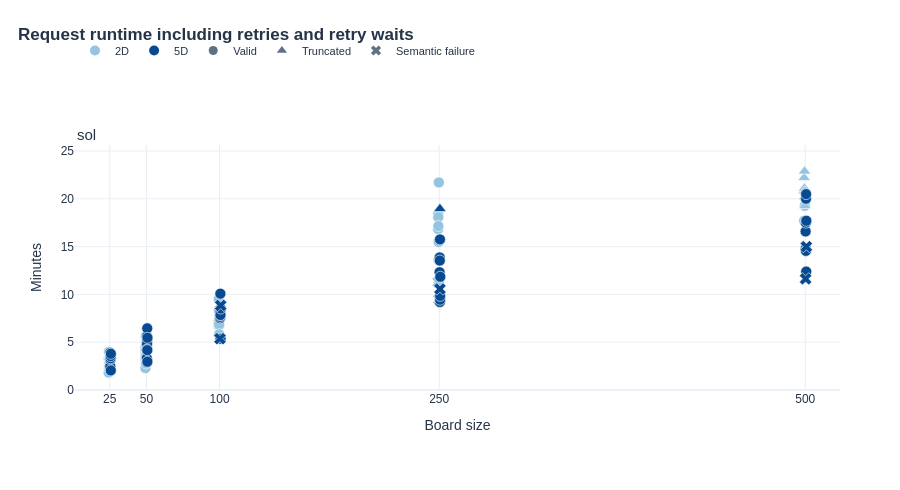

This figure's notebook cell:
### Markdown cell above
## Runtime

One full-width row per model, with actual board-size spacing. Duration is in minutes and includes recorded retries and retry waits. The blue gradient identifies dimension and marker shape identifies outcome. Missing durations are omitted.

### Code cell
view.show_all(figures.plot_runtime(aggregate))

### Figure 1 — Plotly figure (JSON) as saved in the notebook; plotly's stock layout.template omitted (floating-point values rounded to 4 significant figures)
{"data": [{"hovertemplate": "%{hovertext}<extra></extra>", "hovertext": ["sol<br>Case: final.d2.b025.r00<br>2D · board 25 · round 0<br>Outcome: Valid<br>Stored failure: —<br>Finish reason: stop<br>Violated checks: —<br>valid<br>Request runtime including retries and retry waits: 1.83<br>Valid score: 13.0 · optimum: 13.0<br>Configured completion budget: 60000.0", "sol<br>Case: final.d2.b025.r01<br>2D · board 25 · round 1<br>Outcome: Valid<br>Stored failure: —<br>Finish reason: stop<br>Violated checks: —<br>valid<br>Request runtime including retries and retry waits: 3.24<br>Valid score: 13.0 · optimum: 13.0<br>Configured completion budget: 60000.0", "sol<br>Case: final.d2.b025.r02<br>2D · board 25 · round 2<br>Outcome: Valid<br>Stored failure: —<br>Finish reason: stop<br>Violated checks: —<br>valid<br>Request runtime including retries and retry waits: 3.28<br>Valid score: 10.0 · optimum: 10.0<br>Configured completion budget: 60000.0", "sol<br>Case: final.d2.b025.r03<br>2D · board 25 · round 3<br>Outcome: Valid<br>Stored failure: —<br>Finish reason: stop<br>Violated checks: —<br>valid<br>Request runtime including retries and retry waits: 3.98<br>Valid score: 12.0 · optimum: 12.0<br>Configured completion budget: 60000.0", "sol<br>Case: final.d2.b025.r04<br>2D · board 25 · round 4<br>Outcome: Valid<br>Stored failure: —<br>Finish reason: stop<br>Violated checks: —<br>valid<br>Request runtime including retries and retry waits: 2.36<br>Valid score: 8.0 · optimum: 8.0<br>Configured completion budget: 60000.0", "sol<br>Case: final.d2.b025.r05<br>2D · board 25 · round 5<br>Outcome: Valid<br>Stored failure: —<br>Finish reason: stop<br>Violated checks: —<br>valid<br>Request runtime including retries and retry waits: 2.25<br>Valid score: 13.0 · optimum: 13.0<br>Configured completion budget: 60000.0", "sol<br>Case: final.d2.b025.r06<br>2D · board 25 · round 6<br>Outcome: Valid<br>Stored failure: —<br>Finish reason: stop<br>Violated checks: —<br>valid<br>Request runtime including retries and retry waits: 2.74<br>Valid score: 11.0 · optimum: 11.0<br>Configured completion budget: 60000.0", "sol<br>Case: final.d2.b025.r07<br>2D · board 25 · round 7<br>Outcome: Valid<br>Stored failure: —<br>Finish reason: stop<br>Violated checks: —<br>valid<br>Request runtime including retries and retry waits: 2.71<br>Valid score: 13.0 · optimum: 13.0<br>Configured completion budget: 60000.0", "sol<br>Case: final.d2.b025.r08<br>2D · board 25 · round 8<br>Outcome: Valid<br>Stored failure: —<br>Finish reason: stop<br>Violated checks: —<br>valid<br>Request runtime including retries and retry waits: 2.63<br>Valid score: 12.0 · optimum: 12.0<br>Configured completion budget: 60000.0", "sol<br>Case: final.d2.b025.r09<br>2D · board 25 · round 9<br>Outcome: Valid<br>Stored failure: —<br>Finish reason: stop<br>Violated checks: —<br>valid<br>Request runtime including retries and retry waits: 2.43<br>Valid score: 8.0 · optimum: 8.0<br>Configured completion budget: 60000.0", "sol<br>Case: final.d2.b050.r00<br>2D · board 50 · round 0<br>Outcome: Valid<br>Stored failure: —<br>Finish reason: stop<br>Violated checks: —<br>valid<br>Request runtime including retries and retry waits: 3.29<br>Valid score: 10.0 · optimum: 10.0<br>Configured completion budget: 60000.0", "sol<br>Case: final.d2.b050.r01<br>2D · board 50 · round 1<br>Outcome: Valid<br>Stored failure: —<br>Finish reason: stop<br>Violated checks: —<br>valid<br>Request runtime including retries and retry waits: 4.46<br>Valid score: 10.0 · optimum: 10.0<br>Configured completion budget: 60000.0", "sol<br>Case: final.d2.b050.r02<br>2D · board 50 · round 2<br>Outcome: Valid<br>Stored failure: —<br>Finish reason: stop<br>Violated checks: —<br>valid<br>Request runtime including retries and retry waits: 2.29<br>Valid score: 26.0 · optimum: 26.0<br>Configured completion budget: 60000.0", "sol<br>Case: final.d2.b050.r03<br>2D · board 50 · round 3<br>Outcome: Valid<br>Stored failure: —<br>Finish reason: stop<br>Violated checks: —<br>valid<br>Request runtime including retries and retry waits: 3.88<br>Valid score: 15.0 · optimum: 15.0<br>Configured completion budget: 60000.0", "sol<br>Case: final.d2.b050.r04<br>2D · board 50 · round 4<br>Outcome: Valid<br>Stored failure: —<br>Finish reason: stop<br>Violated checks: —<br>valid<br>Request runtime including retries and retry waits: 4.22<br>Valid score: 11.0 · optimum: 11.0<br>Configured completion budget: 60000.0", "sol<br>Case: final.d2.b050.r05<br>2D · board 50 · round 5<br>Outcome: Valid<br>Stored failure: —<br>Finish reason: stop<br>Violated checks: —<br>valid<br>Request runtime including retries and retry waits: 3.54<br>Valid score: 17.0 · optimum: 17.0<br>Configured completion budget: 60000.0", "sol<br>Case: final.d2.b050.r06<br>2D · board 50 · round 6<br>Outcome: Valid<br>Stored failure: —<br>Finish reason: stop<br>Violated checks: —<br>valid<br>Request runtime including retries and retry waits: 3.45<br>Valid score: 26.0 · optimum: 26.0<br>Configured completion budget: 60000.0", "sol<br>Case: final.d2.b050.r07<br>2D · board 50 · round 7<br>Outcome: Valid<br>Stored failure: —<br>Finish reason: stop<br>Violated checks: —<br>valid<br>Request runtime including retries and retry waits: 5.60<br>Valid score: 17.0 · optimum: 17.0<br>Configured completion budget: 60000.0", "sol<br>Case: final.d2.b050.r08<br>2D · board 50 · round 8<br>Outcome: Valid<br>Stored failure: —<br>Finish reason: stop<br>Violated checks: —<br>valid<br>Request runtime including retries and retry waits: 2.91<br>Valid score: 15.0 · optimum: 15.0<br>Configured completion budget: 60000.0", "sol<br>Case: final.d2.b050.r09<br>2D · board 50 · round 9<br>Outcome: Valid<br>Stored failure: —<br>Finish reason: stop<br>Violated checks: —<br>valid<br>Request runtime including retries and retry waits: 2.77<br>Valid score: 20.0 · optimum: 20.0<br>Configured completion budget: 60000.0", "sol<br>Case: final.d2.b100.r00<br>2D · board 100 · round 0<br>Outcome: Valid<br>Stored failure: —<br>Finish reason: stop<br>Violated checks: —<br>valid<br>Request runtime including retries and retry waits: 7.14<br>Valid score: 14.0 · optimum: 14.0<br>Configured completion budget: 60000.0", "sol<br>Case: final.d2.b100.r01<br>2D · board 100 · round 1<br>Outcome: Valid<br>Stored failure: —<br>Finish reason: stop<br>Violated checks: —<br>valid<br>Request runtime including retries and retry waits: 6.97<br>Valid score: 10.0 · optimum: 10.0<br>Configured completion budget: 60000.0", "sol<br>Case: final.d2.b100.r02<br>2D · board 100 · round 2<br>Outcome: Valid<br>Stored failure: —<br>Finish reason: stop<br>Violated checks: —<br>valid<br>Request runtime including retries and retry waits: 6.68<br>Valid score: 14.0 · optimum: 14.0<br>Configured completion budget: 60000.0", "sol<br>Case: final.d2.b100.r03<br>2D · board 100 · round 3<br>Outcome: Valid<br>Stored failure: —<br>Finish reason: stop<br>Violated checks: —<br>valid<br>Request runtime including retries and retry waits: 8.36<br>Valid score: 13.0 · optimum: 13.0<br>Configured completion budget: 60000.0", "sol<br>Case: final.d2.b100.r04<br>2D · board 100 · round 4<br>Outcome: Valid<br>Stored failure: —<br>Finish reason: stop<br>Violated checks: —<br>valid<br>Request runtime including retries and retry waits: 9.51<br>Valid score: 16.0 · optimum: 16.0<br>Configured completion budget: 60000.0", "sol<br>Case: final.d2.b100.r05<br>2D · board 100 · round 5<br>Outcome: Valid<br>Stored failure: —<br>Finish reason: stop<br>Violated checks: —<br>valid<br>Request runtime including retries and retry waits: 5.66<br>Valid score: 13.0 · optimum: 13.0<br>Configured completion budget: 60000.0", "sol<br>Case: final.d2.b100.r06<br>2D · board 100 · round 6<br>Outcome: Valid<br>Stored failure: —<br>Finish reason: stop<br>Violated checks: —<br>valid<br>Request runtime including retries and retry waits: 6.71<br>Valid score: 11.0 · optimum: 11.0<br>Configured completion budget: 60000.0", "sol<br>Case: final.d2.b100.r07<br>2D · board 100 · round 7<br>Outcome: Valid<br>Stored failure: —<br>Finish reason: stop<br>Violated checks: —<br>valid<br>Request runtime including retries and retry waits: 5.75<br>Valid score: 17.0 · optimum: 17.0<br>Configured completion budget: 60000.0", "sol<br>Case: final.d2.b100.r08<br>2D · board 100 · round 8<br>Outcome: Valid<br>Stored failure: —<br>Finish reason: stop<br>Violated checks: —<br>valid<br>Request runtime including retries and retry waits: 6.83<br>Valid score: 14.0 · optimum: 14.0<br>Configured completion budget: 60000.0", "sol<br>Case: final.d2.b100.r09<br>2D · board 100 · round 9<br>Outcome: Valid<br>Stored failure: —<br>Finish reason: stop<br>Violated checks: —<br>valid<br>Request runtime including retries and retry waits: 5.83<br>Valid score: 21.0 · optimum: 21.0<br>Configured completion budget: 60000.0", "sol<br>Case: final.d2.b250.r00<br>2D · board 250 · round 0<br>Outcome: Valid<br>Stored failure: —<br>Finish reason: stop<br>Violated checks: —<br>valid<br>Request runtime including retries and retry waits: 16.83<br>Valid score: 19.0 · optimum: 19.0<br>Configured completion budget: 60000.0", "sol<br>Case: final.d2.b250.r01<br>2D · board 250 · round 1<br>Outcome: Valid<br>Stored failure: —<br>Finish reason: stop<br>Violated checks: —<br>valid<br>Request runtime including retries and retry waits: 18.43<br>Valid score: 18.0 · optimum: 18.0<br>Configured completion budget: 60000.0", "sol<br>Case: final.d2.b250.r02<br>2D · board 250 · round 2<br>Outcome: Valid<br>Stored failure: —<br>Finish reason: stop<br>Violated checks: —<br>valid<br>Request runtime including retries and retry waits: 18.08<br>Valid score: 15.0 · optimum: 20.0<br>Configured completion budget: 60000.0", "sol<br>Case: final.d2.b250.r04<br>2D · board 250 · round 4<br>Outcome: Valid<br>Stored failure: —<br>Finish reason: stop<br>Violated checks: —<br>valid<br>Request runtime including retries and retry waits: 17.15<br>Valid score: 16.0 · optimum: 16.0<br>Configured completion budget: 60000.0", "sol<br>Case: final.d2.b250.r06<br>2D · board 250 · round 6<br>Outcome: Valid<br>Stored failure: —<br>Finish reason: stop<br>Violated checks: —<br>valid<br>Request runtime including retries and retry waits: 13.64<br>Valid score: 13.0 · optimum: 13.0<br>Configured completion budget: 60000.0", "sol<br>Case: final.d2.b250.r07<br>2D · board 250 · round 7<br>Outcome: Valid<br>Stored failure: —<br>Finish reason: stop<br>Violated checks: —<br>valid<br>Request runtime including retries and retry waits: 15.49<br>Valid score: 12.0 · optimum: 12.0<br>Configured completion budget: 60000.0", "sol<br>Case: final.d2.b250.r08<br>2D · board 250 · round 8<br>Outcome: Valid<br>Stored failure: —<br>Finish reason: stop<br>Violated checks: —<br>valid<br>Request runtime including retries and retry waits: 11.24<br>Valid score: 26.0 · optimum: 26.0<br>Configured completion budget: 60000.0", "sol<br>Case: final.d2.b250.r09<br>2D · board 250 · round 9<br>Outcome: Valid<br>Stored failure: —<br>Finish reason: stop<br>Violated checks: —<br>valid<br>Request runtime including retries and retry waits: 21.72<br>Valid score: 15.0 · optimum: 15.0<br>Configured completion budget: 60000.0", "sol<br>Case: final.d2.b500.r03<br>2D · board 500 · round 3<br>Outcome: Valid<br>Stored failure: —<br>Finish reason: stop<br>Violated checks: —<br>valid<br>Request runtime including retries and retry waits: 17.72<br>Valid score: 17.0 · optimum: 17.0<br>Configured completion budget: 60000.0", "sol<br>Case: final.d2.b500.r04<br>2D · board 500 · round 4<br>Outcome: Valid<br>Stored failure: —<br>Finish reason: stop<br>Violated checks: —<br>valid<br>Request runtime including retries and retry waits: 19.27<br>Valid score: 11.0 · optimum: 11.0<br>Configured completion budget: 60000.0"], "marker": {"color": "rgb(148, 196, 223)", "line": {"color": "white", "width": 0.6}, "size": 11, "symbol": "circle"}, "mode": "markers", "showlegend": false, "type": "scatter", "visible": true, "x": [24.25, 24.31, 24.36, 24.42, 24.47, 24.53, 24.58, 24.64, 24.69, 24.75, 49.25, 49.31, 49.36, 49.42, 49.47, 49.53, 49.58, 49.64, 49.69, 49.75, 99.25, 99.31, 99.36, 99.42, 99.47, 99.53, 99.58, 99.64, 99.69, 99.75, 249.2, 249.3, 249.4, 249.5, 249.5, 249.6, 249.7, 249.8, 499.2, 499.8], "xaxis": "x", "y": [1.828, 3.244, 3.279, 3.978, 2.357, 2.251, 2.744, 2.705, 2.632, 2.427, 3.29, 4.463, 2.289, 3.878, 4.223, 3.539, 3.451, 5.605, 2.911, 2.774, 7.135, 6.968, 6.676, 8.359, 9.513, 5.657, 6.714, 5.755, 6.83, 5.828, 16.83, 18.43, 18.08, 17.15, 13.64, 15.49, 11.24, 21.72, 17.72, 19.27], "yaxis": "y"}, {"hovertemplate": "%{hovertext}<extra></extra>", "hovertext": ["sol<br>Case: final.d2.b500.r00<br>2D · board 500 · round 0<br>Outcome: Truncated<br>Stored failure: truncated<br>Finish reason: length<br>Violated checks: —<br>Completion truncated before the answer (finish_reason=length).<br>Request runtime including retries and retry waits: 22.21<br>Valid score: None · optimum: 20.0<br>Configured completion budget: 60000.0", "sol<br>Case: final.d2.b500.r01<br>2D · board 500 · round 1<br>Outcome: Truncated<br>Stored failure: truncated<br>Finish reason: length<br>Violated checks: —<br>Completion truncated before the answer (finish_reason=length).<br>Request runtime including retries and retry waits: 20.90<br>Valid score: None · optimum: 8.0<br>Configured completion budget: 60000.0", "sol<br>Case: final.d2.b500.r02<br>2D · board 500 · round 2<br>Outcome: Truncated<br>Stored failure: truncated<br>Finish reason: length<br>Violated checks: —<br>Completion truncated before the answer (finish_reason=length).<br>Request runtime including retries and retry waits: 20.86<br>Valid score: None · optimum: 20.0<br>Configured completion budget: 60000.0", "sol<br>Case: final.d2.b500.r05<br>2D · board 500 · round 5<br>Outcome: Truncated<br>Stored failure: truncated<br>Finish reason: length<br>Violated checks: —<br>Completion truncated before the answer (finish_reason=length).<br>Request runtime including retries and retry waits: 21.10<br>Valid score: None · optimum: 15.0<br>Configured completion budget: 60000.0", "sol<br>Case: final.d2.b500.r06<br>2D · board 500 · round 6<br>Outcome: Truncated<br>Stored failure: truncated<br>Finish reason: length<br>Violated checks: —<br>Completion truncated before the answer (finish_reason=length).<br>Request runtime including retries and retry waits: 22.89<br>Valid score: None · optimum: 23.0<br>Configured completion budget: 60000.0", "sol<br>Case: final.d2.b500.r07<br>2D · board 500 · round 7<br>Outcome: Truncated<br>Stored failure: truncated<br>Finish reason: length<br>Violated checks: —<br>Completion truncated before the answer (finish_reason=length).<br>Request runtime including retries and retry waits: 20.22<br>Valid score: None · optimum: 14.0<br>Configured completion budget: 60000.0", "sol<br>Case: final.d2.b500.r08<br>2D · board 500 · round 8<br>Outcome: Truncated<br>Stored failure: truncated<br>Finish reason: length<br>Violated checks: —<br>Completion truncated before the answer (finish_reason=length).<br>Request runtime including retries and retry waits: 20.79<br>Valid score: None · optimum: 29.0<br>Configured completion budget: 60000.0", "sol<br>Case: final.d2.b500.r09<br>2D · board 500 · round 9<br>Outcome: Truncated<br>Stored failure: truncated<br>Finish reason: length<br>Violated checks: —<br>Completion truncated before the answer (finish_reason=length).<br>Request runtime including retries and retry waits: 19.28<br>Valid score: None · optimum: 22.0<br>Configured completion budget: 60000.0"], "marker": {"color": "rgb(148, 196, 223)", "line": {"color": "white", "width": 0.6}, "size": 11, "symbol": "triangle-up"}, "mode": "markers", "showlegend": false, "type": "scatter", "visible": true, "x": [499.2, 499.3, 499.4, 499.5, 499.5, 499.6, 499.7, 499.8], "xaxis": "x", "y": [22.21, 20.9, 20.86, 21.1, 22.89, 20.22, 20.79, 19.28], "yaxis": "y"}, {"hovertemplate": "%{hovertext}<extra></extra>", "hovertext": ["sol<br>Case: final.d2.b250.r03<br>2D · board 250 · round 3<br>Outcome: Semantic failure<br>Stored failure: spatial_conflict<br>Finish reason: stop<br>Violated checks: spatial_valid, no_word_extension<br>Board has D at (-15, -4), but move needs O.<br>Request runtime including retries and retry waits: 11.30<br>Valid score: None · optimum: 22.0<br>Configured completion budget: 60000.0", "sol<br>Case: final.d2.b250.r05<br>2D · board 250 · round 5<br>Outcome: Semantic failure<br>Stored failure: spatial_conflict<br>Finish reason: stop<br>Violated checks: spatial_valid, no_word_extension<br>Board has S at (-16, 18), but move needs H.<br>Request runtime including retries and retry waits: 9.48<br>Valid score: None · optimum: 19.0<br>Configured completion budget: 60000.0"], "marker": {"color": "rgb(148, 196, 223)", "line": {"color": "white", "width": 0.6}, "size": 11, "symbol": "x"}, "mode": "markers", "showlegend": false, "type": "scatter", "visible": true, "x": [249.2, 249.8], "xaxis": "x", "y": [11.3, 9.477], "yaxis": "y"}, {"hovertemplate": "%{hovertext}<extra></extra>", "hovertext": ["sol<br>Case: final.d5.b025.r00<br>5D · board 25 · round 0<br>Outcome: Valid<br>Stored failure: —<br>Finish reason: stop<br>Violated checks: —<br>valid<br>Request runtime including retries and retry waits: 3.89<br>Valid score: 11.0 · optimum: 11.0<br>Configured completion budget: 60000.0", "sol<br>Case: final.d5.b025.r01<br>5D · board 25 · round 1<br>Outcome: Valid<br>Stored failure: —<br>Finish reason: stop<br>Violated checks: —<br>valid<br>Request runtime including retries and retry waits: 3.30<br>Valid score: 15.0 · optimum: 15.0<br>Configured completion budget: 60000.0", "sol<br>Case: final.d5.b025.r02<br>5D · board 25 · round 2<br>Outcome: Valid<br>Stored failure: —<br>Finish reason: stop<br>Violated checks: —<br>valid<br>Request runtime including retries and retry waits: 2.47<br>Valid score: 15.0 · optimum: 15.0<br>Configured completion budget: 60000.0", "sol<br>Case: final.d5.b025.r03<br>5D · board 25 · round 3<br>Outcome: Valid<br>Stored failure: —<br>Finish reason: stop<br>Violated checks: —<br>valid<br>Request runtime including retries and retry waits: 3.19<br>Valid score: 16.0 · optimum: 16.0<br>Configured completion budget: 60000.0", "sol<br>Case: final.d5.b025.r04<br>5D · board 25 · round 4<br>Outcome: Valid<br>Stored failure: —<br>Finish reason: stop<br>Violated checks: —<br>valid<br>Request runtime including retries and retry waits: 3.59<br>Valid score: 19.0 · optimum: 19.0<br>Configured completion budget: 60000.0", "sol<br>Case: final.d5.b025.r05<br>5D · board 25 · round 5<br>Outcome: Valid<br>Stored failure: —<br>Finish reason: stop<br>Violated checks: —<br>valid<br>Request runtime including retries and retry waits: 3.57<br>Valid score: 21.0 · optimum: 21.0<br>Configured completion budget: 60000.0", "sol<br>Case: final.d5.b025.r06<br>5D · board 25 · round 6<br>Outcome: Valid<br>Stored failure: —<br>Finish reason: stop<br>Violated checks: —<br>valid<br>Request runtime including retries and retry waits: 3.33<br>Valid score: 14.0 · optimum: 14.0<br>Configured completion budget: 60000.0", "sol<br>Case: final.d5.b025.r07<br>5D · board 25 · round 7<br>Outcome: Valid<br>Stored failure: —<br>Finish reason: stop<br>Violated checks: —<br>valid<br>Request runtime including retries and retry waits: 3.55<br>Valid score: 13.0 · optimum: 13.0<br>Configured completion budget: 60000.0", "sol<br>Case: final.d5.b025.r08<br>5D · board 25 · round 8<br>Outcome: Valid<br>Stored failure: —<br>Finish reason: stop<br>Violated checks: —<br>valid<br>Request runtime including retries and retry waits: 2.05<br>Valid score: 21.0 · optimum: 21.0<br>Configured completion budget: 60000.0", "sol<br>Case: final.d5.b025.r09<br>5D · board 25 · round 9<br>Outcome: Valid<br>Stored failure: —<br>Finish reason: stop<br>Violated checks: —<br>valid<br>Request runtime including retries and retry waits: 3.79<br>Valid score: 14.0 · optimum: 14.0<br>Configured completion budget: 60000.0", "sol<br>Case: final.d5.b050.r00<br>5D · board 50 · round 0<br>Outcome: Valid<br>Stored failure: —<br>Finish reason: stop<br>Violated checks: —<br>valid<br>Request runtime including retries and retry waits: 4.21<br>Valid score: 16.0 · optimum: 16.0<br>Configured completion budget: 60000.0", "sol<br>Case: final.d5.b050.r01<br>5D · board 50 · round 1<br>Outcome: Valid<br>Stored failure: —<br>Finish reason: stop<br>Violated checks: —<br>valid<br>Request runtime including retries and retry waits: 3.32<br>Valid score: 16.0 · optimum: 16.0<br>Configured completion budget: 60000.0", "sol<br>Case: final.d5.b050.r02<br>5D · board 50 · round 2<br>Outcome: Valid<br>Stored failure: —<br>Finish reason: stop<br>Violated checks: —<br>valid<br>Request runtime including retries and retry waits: 5.61<br>Valid score: 25.0 · optimum: 25.0<br>Configured completion budget: 60000.0", "sol<br>Case: final.d5.b050.r03<br>5D · board 50 · round 3<br>Outcome: Valid<br>Stored failure: —<br>Finish reason: stop<br>Violated checks: —<br>valid<br>Request runtime including retries and retry waits: 5.08<br>Valid score: 26.0 · optimum: 26.0<br>Configured completion budget: 60000.0", "sol<br>Case: final.d5.b050.r04<br>5D · board 50 · round 4<br>Outcome: Valid<br>Stored failure: —<br>Finish reason: stop<br>Violated checks: —<br>valid<br>Request runtime including retries and retry waits: 4.80<br>Valid score: 27.0 · optimum: 27.0<br>Configured completion budget: 60000.0", "sol<br>Case: final.d5.b050.r05<br>5D · board 50 · round 5<br>Outcome: Valid<br>Stored failure: —<br>Finish reason: stop<br>Violated checks: —<br>valid<br>Request runtime including retries and retry waits: 4.25<br>Valid score: 20.0 · optimum: 21.0<br>Configured completion budget: 60000.0", "sol<br>Case: final.d5.b050.r06<br>5D · board 50 · round 6<br>Outcome: Valid<br>Stored failure: —<br>Finish reason: stop<br>Violated checks: —<br>valid<br>Request runtime including retries and retry waits: 6.45<br>Valid score: 20.0 · optimum: 20.0<br>Configured completion budget: 60000.0", "sol<br>Case: final.d5.b050.r07<br>5D · board 50 · round 7<br>Outcome: Valid<br>Stored failure: —<br>Finish reason: stop<br>Violated checks: —<br>valid<br>Request runtime including retries and retry waits: 4.17<br>Valid score: 25.0 · optimum: 25.0<br>Configured completion budget: 60000.0", "sol<br>Case: final.d5.b050.r08<br>5D · board 50 · round 8<br>Outcome: Valid<br>Stored failure: —<br>Finish reason: stop<br>Violated checks: —<br>valid<br>Request runtime including retries and retry waits: 2.96<br>Valid score: 21.0 · optimum: 21.0<br>Configured completion budget: 60000.0", "sol<br>Case: final.d5.b050.r09<br>5D · board 50 · round 9<br>Outcome: Valid<br>Stored failure: —<br>Finish reason: stop<br>Violated checks: —<br>valid<br>Request runtime including retries and retry waits: 5.46<br>Valid score: 21.0 · optimum: 21.0<br>Configured completion budget: 60000.0", "sol<br>Case: final.d5.b100.r00<br>5D · board 100 · round 0<br>Outcome: Valid<br>Stored failure: —<br>Finish reason: stop<br>Violated checks: —<br>valid<br>Request runtime including retries and retry waits: 7.50<br>Valid score: 18.0 · optimum: 18.0<br>Configured completion budget: 60000.0", "sol<br>Case: final.d5.b100.r01<br>5D · board 100 · round 1<br>Outcome: Valid<br>Stored failure: —<br>Finish reason: stop<br>Violated checks: —<br>valid<br>Request runtime including retries and retry waits: 7.64<br>Valid score: 25.0 · optimum: 25.0<br>Configured completion budget: 60000.0", "sol<br>Case: final.d5.b100.r03<br>5D · board 100 · round 3<br>Outcome: Valid<br>Stored failure: —<br>Finish reason: stop<br>Violated checks: —<br>valid<br>Request runtime including retries and retry waits: 7.82<br>Valid score: 16.0 · optimum: 16.0<br>Configured completion budget: 60000.0", "sol<br>Case: final.d5.b100.r04<br>5D · board 100 · round 4<br>Outcome: Valid<br>Stored failure: —<br>Finish reason: stop<br>Violated checks: —<br>valid<br>Request runtime including retries and retry waits: 8.14<br>Valid score: 27.0 · optimum: 27.0<br>Configured completion budget: 60000.0", "sol<br>Case: final.d5.b100.r05<br>5D · board 100 · round 5<br>Outcome: Valid<br>Stored failure: —<br>Finish reason: stop<br>Violated checks: —<br>valid<br>Request runtime including retries and retry waits: 10.08<br>Valid score: 14.0 · optimum: 15.0<br>Configured completion budget: 60000.0", "sol<br>Case: final.d5.b100.r06<br>5D · board 100 · round 6<br>Outcome: Valid<br>Stored failure: —<br>Finish reason: stop<br>Violated checks: —<br>valid<br>Request runtime including retries and retry waits: 7.85<br>Valid score: 14.0 · optimum: 14.0<br>Configured completion budget: 60000.0", "sol<br>Case: final.d5.b100.r08<br>5D · board 100 · round 8<br>Outcome: Valid<br>Stored failure: —<br>Finish reason: stop<br>Violated checks: —<br>valid<br>Request runtime including retries and retry waits: 5.37<br>Valid score: 16.0 · optimum: 16.0<br>Configured completion budget: 60000.0", "sol<br>Case: final.d5.b100.r09<br>5D · board 100 · round 9<br>Outcome: Valid<br>Stored failure: —<br>Finish reason: stop<br>Violated checks: —<br>valid<br>Request runtime including retries and retry waits: 8.52<br>Valid score: 25.0 · optimum: 25.0<br>Configured completion budget: 60000.0", "sol<br>Case: final.d5.b250.r00<br>5D · board 250 · round 0<br>Outcome: Valid<br>Stored failure: —<br>Finish reason: stop<br>Violated checks: —<br>valid<br>Request runtime including retries and retry waits: 12.32<br>Valid score: 23.0 · optimum: 23.0<br>Configured completion budget: 60000.0", "sol<br>Case: final.d5.b250.r01<br>5D · board 250 · round 1<br>Outcome: Valid<br>Stored failure: —<br>Finish reason: stop<br>Violated checks: —<br>valid<br>Request runtime including retries and retry waits: 13.87<br>Valid score: 23.0 · optimum: 24.0<br>Configured completion budget: 60000.0", "sol<br>Case: final.d5.b250.r03<br>5D · board 250 · round 3<br>Outcome: Valid<br>Stored failure: —<br>Finish reason: stop<br>Violated checks: —<br>valid<br>Request runtime including retries and retry waits: 13.55<br>Valid score: 23.0 · optimum: 24.0<br>Configured completion budget: 60000.0", "sol<br>Case: final.d5.b250.r04<br>5D · board 250 · round 4<br>Outcome: Valid<br>Stored failure: —<br>Finish reason: stop<br>Violated checks: —<br>valid<br>Request runtime including retries and retry waits: 9.20<br>Valid score: 25.0 · optimum: 25.0<br>Configured completion budget: 60000.0", "sol<br>Case: final.d5.b250.r06<br>5D · board 250 · round 6<br>Outcome: Valid<br>Stored failure: —<br>Finish reason: stop<br>Violated checks: —<br>valid<br>Request runtime including retries and retry waits: 15.76<br>Valid score: 20.0 · optimum: 21.0<br>Configured completion budget: 60000.0", "sol<br>Case: final.d5.b250.r07<br>5D · board 250 · round 7<br>Outcome: Valid<br>Stored failure: —<br>Finish reason: stop<br>Violated checks: —<br>valid<br>Request runtime including retries and retry waits: 9.45<br>Valid score: 16.0 · optimum: 16.0<br>Configured completion budget: 60000.0", "sol<br>Case: final.d5.b250.r08<br>5D · board 250 · round 8<br>Outcome: Valid<br>Stored failure: —<br>Finish reason: stop<br>Violated checks: —<br>valid<br>Request runtime including retries and retry waits: 9.84<br>Valid score: 17.0 · optimum: 17.0<br>Configured completion budget: 60000.0", "sol<br>Case: final.d5.b250.r09<br>5D · board 250 · round 9<br>Outcome: Valid<br>Stored failure: —<br>Finish reason: stop<br>Violated checks: —<br>valid<br>Request runtime including retries and retry waits: 11.85<br>Valid score: 11.0 · optimum: 15.0<br>Configured completion budget: 60000.0", "sol<br>Case: final.d5.b500.r01<br>5D · board 500 · round 1<br>Outcome: Valid<br>Stored failure: —<br>Finish reason: stop<br>Violated checks: —<br>valid<br>Request runtime including retries and retry waits: 16.59<br>Valid score: 25.0 · optimum: 25.0<br>Configured completion budget: 60000.0", "sol<br>Case: final.d5.b500.r03<br>5D · board 500 · round 3<br>Outcome: Valid<br>Stored failure: —<br>Finish reason: stop<br>Violated checks: —<br>valid<br>Request runtime including retries and retry waits: 14.79<br>Valid score: 20.0 · optimum: 21.0<br>Configured completion budget: 60000.0", "sol<br>Case: final.d5.b500.r04<br>5D · board 500 · round 4<br>Outcome: Valid<br>Stored failure: —<br>Finish reason: stop<br>Violated checks: —<br>valid<br>Request runtime including retries and retry waits: 17.51<br>Valid score: 13.0 · optimum: 13.0<br>Configured completion budget: 60000.0", "sol<br>Case: final.d5.b500.r05<br>5D · board 500 · round 5<br>Outcome: Valid<br>Stored failure: —<br>Finish reason: stop<br>Violated checks: —<br>valid<br>Request runtime including retries and retry waits: 14.56<br>Valid score: 21.0 · optimum: 21.0<br>Configured completion budget: 60000.0", "sol<br>Case: final.d5.b500.r06<br>5D · board 500 · round 6<br>Outcome: Valid<br>Stored failure: —<br>Finish reason: stop<br>Violated checks: —<br>valid<br>Request runtime including retries and retry waits: 20.01<br>Valid score: 15.0 · optimum: 16.0<br>Configured completion budget: 60000.0", "sol<br>Case: final.d5.b500.r07<br>5D · board 500 · round 7<br>Outcome: Valid<br>Stored failure: —<br>Finish reason: stop<br>Violated checks: —<br>valid<br>Request runtime including retries and retry waits: 20.49<br>Valid score: 25.0 · optimum: 25.0<br>Configured completion budget: 60000.0", "sol<br>Case: final.d5.b500.r08<br>5D · board 500 · round 8<br>Outcome: Valid<br>Stored failure: —<br>Finish reason: stop<br>Violated checks: —<br>valid<br>Request runtime including retries and retry waits: 12.39<br>Valid score: 15.0 · optimum: 27.0<br>Configured completion budget: 60000.0", "sol<br>Case: final.d5.b500.r09<br>5D · board 500 · round 9<br>Outcome: Valid<br>Stored failure: —<br>Finish reason: stop<br>Violated checks: —<br>valid<br>Request runtime including retries and retry waits: 17.71<br>Valid score: 31.0 · optimum: 33.0<br>Configured completion budget: 60000.0"], "marker": {"color": "rgb(8, 74, 146)", "line": {"color": "white", "width": 0.6}, "size": 11, "symbol": "circle"}, "mode": "markers", "showlegend": false, "type": "scatter", "visible": true, "x": [25.25, 25.31, 25.36, 25.42, 25.47, 25.53, 25.58, 25.64, 25.69, 25.75, 50.25, 50.31, 50.36, 50.42, 50.47, 50.53, 50.58, 50.64, 50.69, 50.75, 100.2, 100.3, 100.4, 100.5, 100.5, 100.6, 100.7, 100.8, 250.2, 250.3, 250.4, 250.5, 250.5, 250.6, 250.7, 250.8, 500.2, 500.3, 500.4, 500.5, 500.5, 500.6, 500.7, 500.8], "xaxis": "x", "y": [3.894, 3.302, 2.47, 3.188, 3.588, 3.568, 3.326, 3.547, 2.047, 3.787, 4.208, 3.32, 5.612, 5.084, 4.803, 4.246, 6.451, 4.168, 2.957, 5.462, 7.5, 7.644, 7.821, 8.139, 10.08, 7.847, 5.366, 8.52, 12.32, 13.87, 13.55, 9.205, 15.76, 9.448, 9.844, 11.85, 16.59, 14.79, 17.51, 14.56, 20.01, 20.49, 12.39, 17.71], "yaxis": "y"}, {"hovertemplate": "%{hovertext}<extra></extra>", "hovertext": ["sol<br>Case: final.d5.b250.r05<br>5D · board 250 · round 5<br>Outcome: Truncated<br>Stored failure: truncated<br>Finish reason: length<br>Violated checks: —<br>Completion truncated before the answer (finish_reason=length).<br>Request runtime including retries and retry waits: 18.96<br>Valid score: None · optimum: 14.0<br>Configured completion budget: 60000.0"], "marker": {"color": "rgb(8, 74, 146)", "line": {"color": "white", "width": 0.6}, "size": 11, "symbol": "triangle-up"}, "mode": "markers", "showlegend": false, "type": "scatter", "visible": true, "x": [250.5], "xaxis": "x", "y": [18.96], "yaxis": "y"}, {"hovertemplate": "%{hovertext}<extra></extra>", "hovertext": ["sol<br>Case: final.d5.b100.r02<br>5D · board 100 · round 2<br>Outcome: Semantic failure<br>Stored failure: spatial_conflict<br>Finish reason: stop<br>Violated checks: spatial_valid, no_word_extension<br>Board has Z at (-8, 0, -3, -2, 5), but move needs K.<br>Request runtime including retries and retry waits: 5.37<br>Valid score: None · optimum: 16.0<br>Configured completion budget: 60000.0", "sol<br>Case: final.d5.b100.r07<br>5D · board 100 · round 7<br>Outcome: Semantic failure<br>Stored failure: missing_overlap<br>Finish reason: stop<br>Violated checks: overlap_valid, cross_words_valid, rack_valid<br>Move must overlap at least one existing symbol.<br>Request runtime including retries and retry waits: 8.85<br>Valid score: None · optimum: 17.0<br>Configured completion budget: 60000.0", "sol<br>Case: final.d5.b250.r02<br>5D · board 250 · round 2<br>Outcome: Semantic failure<br>Stored failure: spatial_conflict<br>Finish reason: stop<br>Violated checks: spatial_valid, no_word_extension<br>Board has V at (-18, -5, 1, 1, -10), but move needs E.<br>Request runtime including retries and retry waits: 10.57<br>Valid score: None · optimum: 20.0<br>Configured completion budget: 60000.0", "sol<br>Case: final.d5.b500.r00<br>5D · board 500 · round 0<br>Outcome: Semantic failure<br>Stored failure: invalid_cross_word<br>Finish reason: stop<br>Violated checks: cross_words_valid<br>Created sequence on axis 0 is not accepted: (&#x27;I&#x27;, &#x27;H&#x27;).<br>Request runtime including retries and retry waits: 11.63<br>Valid score: None · optimum: 18.0<br>Configured completion budget: 60000.0", "sol<br>Case: final.d5.b500.r02<br>5D · board 500 · round 2<br>Outcome: Semantic failure<br>Stored failure: spatial_conflict<br>Finish reason: stop<br>Violated checks: spatial_valid, no_word_extension<br>Board has X at (-35, -2, -9, 2, 13), but move needs K.<br>Request runtime including retries and retry waits: 14.99<br>Valid score: None · optimum: 24.0<br>Configured completion budget: 60000.0"], "marker": {"color": "rgb(8, 74, 146)", "line": {"color": "white", "width": 0.6}, "size": 11, "symbol": "x"}, "mode": "markers", "showlegend": false, "type": "scatter", "visible": true, "x": [100.2, 100.8, 250.5, 500.2, 500.8], "xaxis": "x", "y": [5.372, 8.845, 10.57, 11.63, 14.99], "yaxis": "y"}, {"hoverinfo": "skip", "marker": {"color": "rgb(148, 196, 223)", "size": 10, "symbol": "circle"}, "mode": "markers", "name": "2D", "type": "scatter", "x": [null], "y": [null]}, {"hoverinfo": "skip", "marker": {"color": "rgb(8, 74, 146)", "size": 10, "symbol": "circle"}, "mode": "markers", "name": "5D", "type": "scatter", "x": [null], "y": [null]}, {"hoverinfo": "skip", "marker": {"color": "#617087", "size": 9, "symbol": "circle"}, "mode": "markers", "name": "Valid", "type": "scatter", "x": [null], "y": [null]}, {"hoverinfo": "skip", "marker": {"color": "#617087", "size": 9, "symbol": "triangle-up"}, "mode": "markers", "name": "Truncated", "type": "scatter", "x": [null], "y": [null]}, {"hoverinfo": "skip", "marker": {"color": "#617087", "size": 9, "symbol": "x"}, "mode": "markers", "name": "Semantic failure", "type": "scatter", "x": [null], "y": [null]}], "layout": {"annotations": [{"font": {"color": "#263448", "size": 15}, "showarrow": false, "text": "sol", "x": 0, "xanchor": "left", "xref": "paper", "y": 1, "yanchor": "bottom", "yref": "paper"}], "font": {"color": "#263448", "family": "Arial, sans-serif", "size": 12}, "height": 490, "hoverlabel": {"align": "left"}, "legend": {"font": {"size": 11}, "orientation": "h", "traceorder": "normal", "x": 0, "y": 1.327, "yanchor": "bottom"}, "margin": {"b": 100, "l": 75, "r": 60, "t": 145}, "title": {"text": "<b>Request runtime including retries and retry waits</b>", "x": 0.02, "y": 0.9429, "yanchor": "top"}, "xaxis": {"anchor": "y", "domain": [0, 1], "gridcolor": "#e8edf3", "range": [1.25, 523.8], "tickmode": "array", "ticktext": ["25", "50", "100", "250", "500"], "tickvals": [25, 50, 100, 250, 500], "title": {"text": "Board size"}, "type": "linear", "zeroline": false}, "yaxis": {"anchor": "x", "domain": [0, 1], "range": [0, 25.63], "tickformat": ",~g", "title": {"text": "Minutes"}}}}
